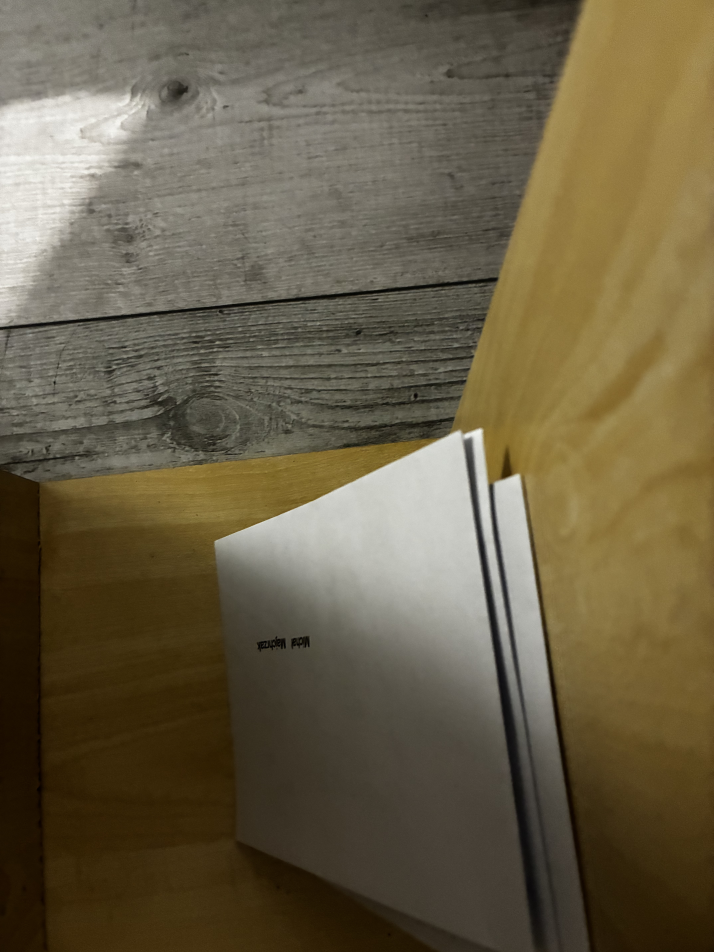
#> input picture Przyklady/p1.jpg, 4284 x 5712 px, found by its file name (shown at 1/6 size)
$ python classify_image.py
#> lines starting #> are read from the running program, lines starting #| are printed output that depends on the picture

import time
import sys
import serial
from PIL import Image

PORT = "/dev/cu.usbmodem1101"
BAUD = 115200
IMAGE_PATH = "/Users/piotrmajchrzak/Desktop/p1.jpg"

WIDTH = 240
HEIGHT = 240

CHUNK_SIZE = 64
CHUNK_DELAY = 0.002
IMAGE_SIZE = WIDTH * HEIGHT * 3


def read_line(ser, timeout=120):
    deadline = time.monotonic() + timeout

    while time.monotonic() < deadline:
        line = ser.readline().decode("utf-8", errors="replace").strip()

        if line:
            print(f"\n[ESP32] {line}")
            return line

    raise TimeoutError("Brak odpowiedzi ESP32.")


def show_progress(sent, total, start_time):
    elapsed = max(time.monotonic() - start_time, 0.001)
    percent = sent / total * 100
    speed = sent / elapsed
    remaining = (total - sent) / speed if speed > 0 else 0

    bar_width = 30
    filled = int(bar_width * sent / total)
    bar = "#" * filled + "-" * (bar_width - filled)

    sys.stdout.write(
        f"\r[TRANSFER] [{bar}] {percent:6.2f}% "
        f"| {sent:,}/{total:,} B "
        f"| {speed / 1024:.1f} KB/s "
        f"| pozostało: {remaining:.1f} s"
    )
    sys.stdout.flush()


def main():
    image = Image.open(IMAGE_PATH).convert("RGB")
#> image is the input picture: PIL image 4284x5712 RGB; mean R, G, B 104.9, 94.5, 70.2
    image = image.resize((WIDTH, HEIGHT), Image.Resampling.LANCZOS)
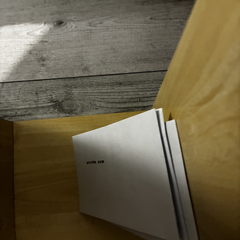
#> image: PIL image 240x240 RGB; mean R, G, B 104.9, 94.5, 70.2
    raw = image.tobytes()

    if len(raw) != IMAGE_SIZE:
        raise RuntimeError(
            f"Nieprawidłowy rozmiar: {len(raw)} bajtów; "
            f"oczekiwano {IMAGE_SIZE}."
        )

    print(f"[INFO] Port: {PORT}")
    print(f"[INFO] Obraz: {WIDTH}x{HEIGHT} RGB")
    print(f"[INFO] Rozmiar: {IMAGE_SIZE:,} bajtów")

    with serial.Serial(
        PORT,
        BAUD,
        timeout=1,
        write_timeout=30
    ) as ser:
        time.sleep(2)
        ser.reset_input_buffer()

        ser.write(f"IMG {len(raw)}\n".encode("ascii"))
        ser.flush()

        while True:
            response = read_line(ser)

            if response.startswith("READY,"):
                parts = response.split(",")

                if len(parts) >= 3:
                    board_width = int(parts[1])
                    board_height = int(parts[2])

                    if (board_width, board_height) != (WIDTH, HEIGHT):
                        raise RuntimeError(
                            f"ESP32 oczekuje obrazu "
                            f"{board_width}x{board_height}, "
                            f"Python przygotował {WIDTH}x{HEIGHT}."
                        )
                break

            if response.startswith("ERROR,"):
                raise RuntimeError(response)

        print("[INFO] Rozpoczynam przesyłanie obrazu.")

        sent = 0
        start_time = time.monotonic()
        last_display = 0.0

        while sent < len(raw):
            chunk = raw[sent:sent + CHUNK_SIZE]
            position = 0

            while position < len(chunk):
                written = ser.write(chunk[position:])

                if written is None or written <= 0:
                    raise RuntimeError("Nie udało się wysłać danych.")

                position += written
                sent += written

            now = time.monotonic()

            if now - last_display >= 0.1 or sent == len(raw):
                show_progress(sent, len(raw), start_time)
                last_display = now

            time.sleep(CHUNK_DELAY)

        ser.flush()
        print("\n[INFO] Wysyłanie zakończone. Czekam na klasyfikację...")

        while True:
            response = read_line(ser, timeout=180)

            if response == "FINISHED":
                break

            if response.startswith("ERROR,"):
                raise RuntimeError(response)

    print("[INFO] Zakończono.")


if __name__ == "__main__":
    try:
        main()
    except Exception as error:
        print(f"\n[BŁĄD] {error}")
